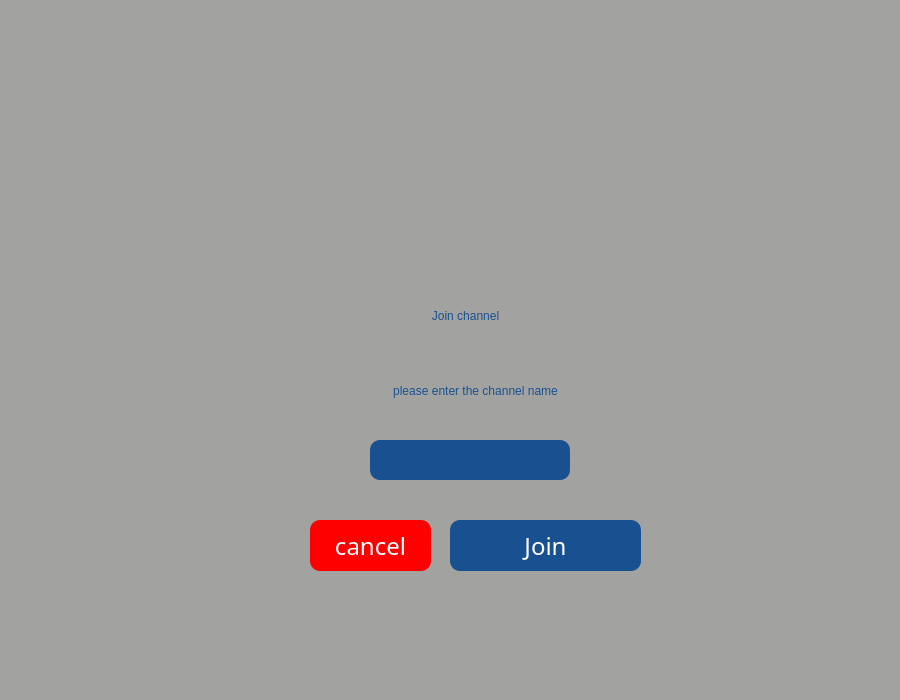
<?xml version="1.0" encoding="UTF-8"?>
<ui version="4.0">
 <class>JoinChannel</class>
 <widget class="QMainWindow" name="JoinChannel">
  <property name="geometry">
   <rect>
    <x>0</x>
    <y>0</y>
    <width>900</width>
    <height>700</height>
   </rect>
  </property>
  <property name="windowTitle">
   <string>TeleMors</string>
  </property>
  <property name="windowIcon">
   <iconset resource="Images.qrc">
    <normaloff>:/Images/logo.png</normaloff>:/Images/logo.png</iconset>
  </property>
  <property name="styleSheet">
   <string notr="true">background-color: rgb(162, 162, 161);
</string>
  </property>
  <widget class="QWidget" name="centralwidget">
   <widget class="QLabel" name="lbl_back">
    <property name="geometry">
     <rect>
      <x>0</x>
      <y>-20</y>
      <width>901</width>
      <height>701</height>
     </rect>
    </property>
    <property name="text">
     <string/>
    </property>
    <property name="pixmap">
     <pixmap resource="Images.qrc">:/Images/txture.png</pixmap>
    </property>
   </widget>
   <widget class="QLabel" name="label_2">
    <property name="geometry">
     <rect>
      <x>330</x>
      <y>10</y>
      <width>250</width>
      <height>250</height>
     </rect>
    </property>
    <property name="styleSheet">
     <string notr="true">background-color: rgba(255, 255, 255, 0);</string>
    </property>
    <property name="text">
     <string/>
    </property>
    <property name="pixmap">
     <pixmap resource="Images.qrc">:/Images/add_channel.png</pixmap>
    </property>
    <property name="scaledContents">
     <bool>true</bool>
    </property>
   </widget>
   <widget class="QLabel" name="lbl_title">
    <property name="geometry">
     <rect>
      <x>340</x>
      <y>280</y>
      <width>251</width>
      <height>71</height>
     </rect>
    </property>
    <property name="styleSheet">
     <string notr="true">font: 700 24pt &quot;Tw Cen MT&quot;;
color: rgb(25, 81, 144);
background-color: rgba(255, 255, 255, 0);</string>
    </property>
    <property name="text">
     <string>Join channel</string>
    </property>
    <property name="alignment">
     <set>Qt::AlignCenter</set>
    </property>
   </widget>
   <widget class="QLabel" name="lbl_discription">
    <property name="geometry">
     <rect>
      <x>270</x>
      <y>370</y>
      <width>411</width>
      <height>41</height>
     </rect>
    </property>
    <property name="styleSheet">
     <string notr="true">color: rgb(25, 81, 144);
background-color: rgba(255, 255, 255, 0);
font: 18pt &quot;Tw Cen MT&quot;;</string>
    </property>
    <property name="text">
     <string>please enter the channel name</string>
    </property>
    <property name="alignment">
     <set>Qt::AlignCenter</set>
    </property>
   </widget>
   <widget class="QLineEdit" name="line_channelName">
    <property name="geometry">
     <rect>
      <x>370</x>
      <y>440</y>
      <width>200</width>
      <height>40</height>
     </rect>
    </property>
    <property name="styleSheet">
     <string notr="true">border-color: rgb(25, 81, 144);
alternate-background-color: rgb(25, 81, 144);
color: rgb(255, 255, 255);
font: 16pt &quot;Tw Cen MT&quot;;
background-color: rgb(25, 81, 144);
border: 0px;border-radius: 10px;</string>
    </property>
   </widget>
   <widget class="QPushButton" name="btn_join">
    <property name="geometry">
     <rect>
      <x>450</x>
      <y>520</y>
      <width>191</width>
      <height>51</height>
     </rect>
    </property>
    <property name="font">
     <font>
      <family>Tw Cen MT</family>
      <pointsize>18</pointsize>
      <bold>false</bold>
     </font>
    </property>
    <property name="cursor">
     <cursorShape>PointingHandCursor</cursorShape>
    </property>
    <property name="styleSheet">
     <string notr="true">background-color: rgb(25, 81, 144);
border-radius:10px;
color: rgb(255, 255, 255);</string>
    </property>
    <property name="text">
     <string>Join</string>
    </property>
   </widget>
   <widget class="QPushButton" name="btn_cancel">
    <property name="geometry">
     <rect>
      <x>310</x>
      <y>520</y>
      <width>121</width>
      <height>51</height>
     </rect>
    </property>
    <property name="font">
     <font>
      <family>Tw Cen MT</family>
      <pointsize>18</pointsize>
      <bold>false</bold>
     </font>
    </property>
    <property name="cursor">
     <cursorShape>PointingHandCursor</cursorShape>
    </property>
    <property name="styleSheet">
     <string notr="true">background-color: rgb(255, 0, 0);
border-radius: 10px;
color: rgb(255, 255, 255);</string>
    </property>
    <property name="text">
     <string>cancel</string>
    </property>
   </widget>
  </widget>
  <widget class="QMenuBar" name="menubar">
   <property name="geometry">
    <rect>
     <x>0</x>
     <y>0</y>
     <width>900</width>
     <height>25</height>
    </rect>
   </property>
  </widget>
  <widget class="QStatusBar" name="statusbar"/>
 </widget>
 <resources>
  <include location="Images.qrc"/>
 </resources>
 <connections/>
</ui>
